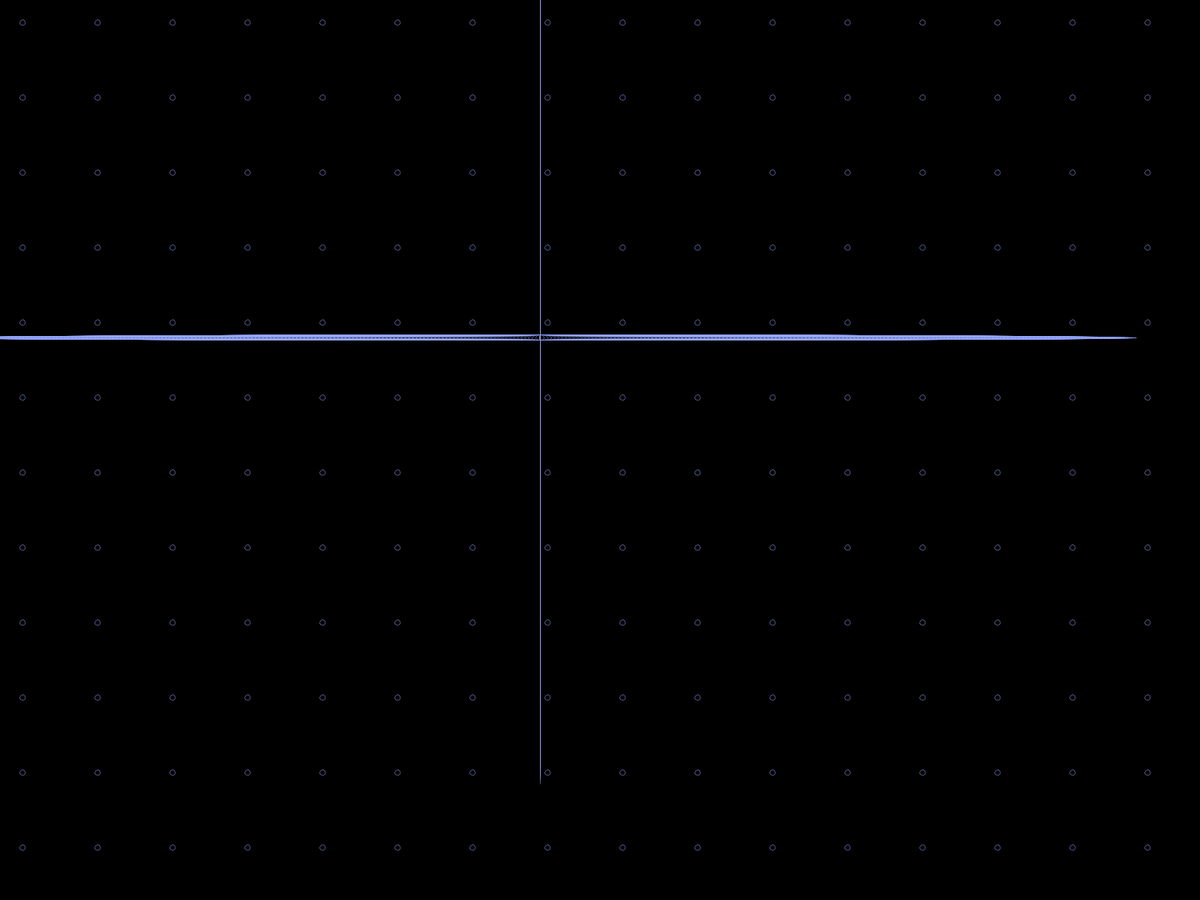
Frame 1 (no input)
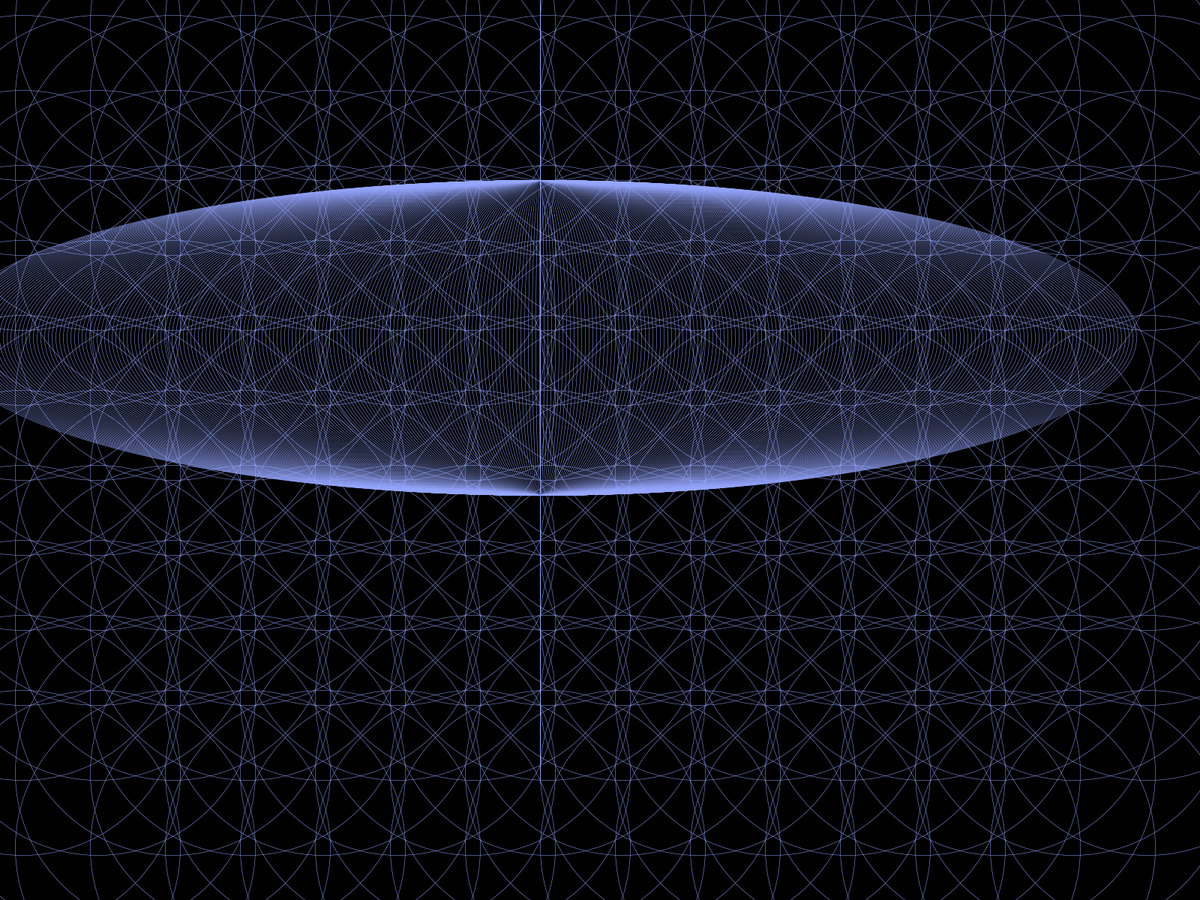
Frame 60 (the mouse pressed at the canvas centre just before this capture)
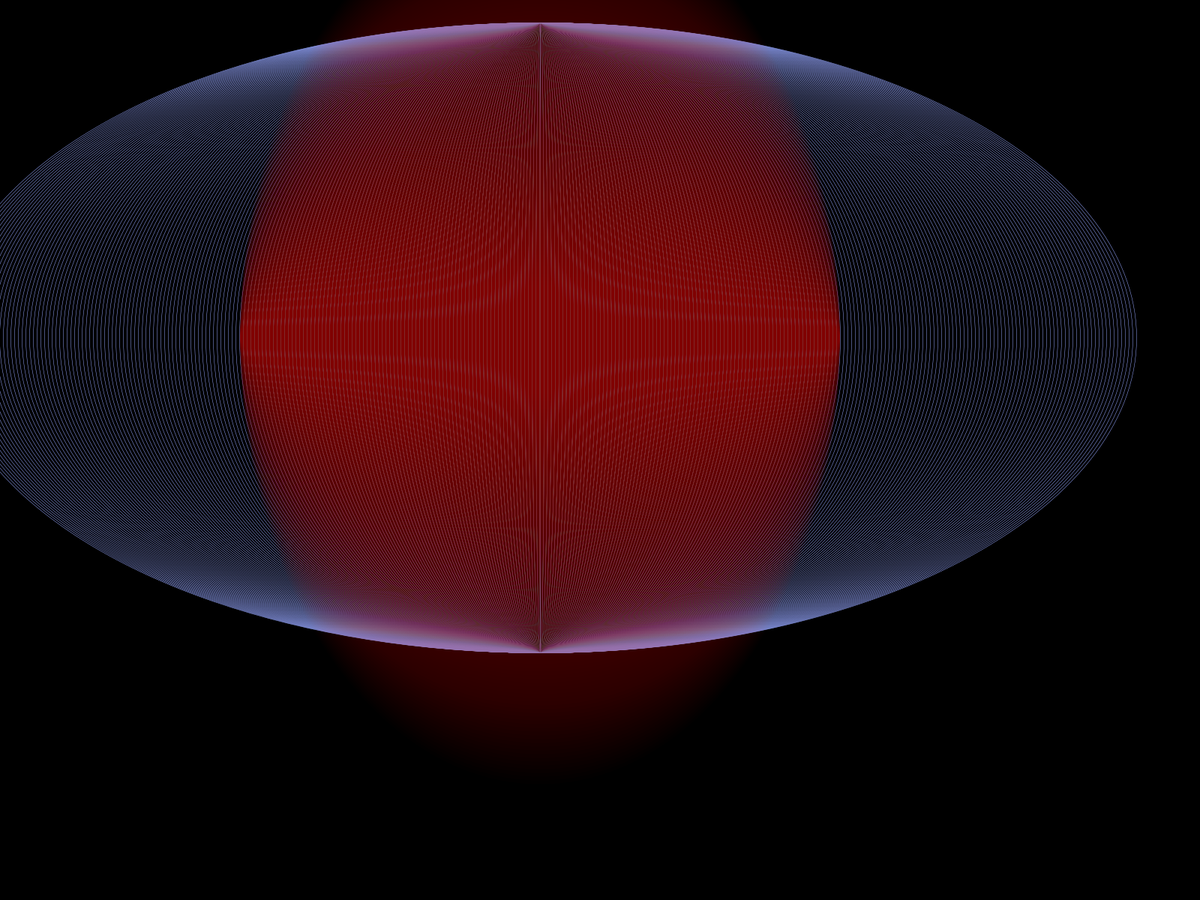
Frame 120 (the mouse held since frame 60 and released just before this capture)

The Processing sketch that drew these frames (run headless with seeded random() and noise(); from frame 60 on, the mouse is pressed at the canvas centre):

// Processing sketch: Sketch3
// ── Sketch3.pde
float posX =0;
float stretch = 0;
float easing=0.05;


float l=720;

void setup() {


  //size(1440, 900);
   fullScreen();
}

void draw()

{   
  stroke(#95A6FF);
  strokeWeight(0.5);
  background(0);


  if (posX<height) {//stretch of ellipse will be up by +20
    stretch=stretch+70* easing;
  }
  if (posX<height) {//stretch of ellipse will be up by +20
    stretch=stretch+70* easing;
  }


  {
    for (float y=1; y<width; y= y+10) {//makes 3d ellipse

      ellipse(l, 450, y, stretch);
      noFill();
    }
     if (mousePressed) {
      fill(200, 0, 20, 3);
      noStroke();
    }
  }
  for (float x =1; x <height; x =x+10)

    ellipse(l, 450, mouseX, x);
  noFill();


  for (float r = 30; r < width; r += 100) {
    for (float f = 30; f < height; f += 100) {
     
      ellipse(r, f, stretch, stretch);
    }
  }
}
